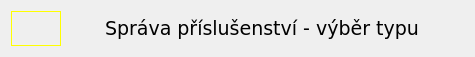
  <widget class="QWidget" name="layoutWidget_4">
   <property name="geometry">
    <rect>
     <x>280</x>
     <y>240</y>
     <width>475</width>
     <height>38</height>
    </rect>
   </property>
   <layout class="QHBoxLayout" name="horizontalLayout_8">
    <item>
     <widget class="QPushButton" name="PB_Attachment_back">
      <property name="sizePolicy">
       <sizepolicy hsizetype="Preferred" vsizetype="Preferred">
        <horstretch>0</horstretch>
        <verstretch>0</verstretch>
       </sizepolicy>
      </property>
      <property name="minimumSize">
       <size>
        <width>50</width>
        <height>0</height>
       </size>
      </property>
      <property name="maximumSize">
       <size>
        <width>50</width>
        <height>16777215</height>
       </size>
      </property>
      <property name="font">
       <font>
        <family>Verdana</family>
        <pointsize>21</pointsize>
       </font>
      </property>
      <property name="styleSheet">
       <string notr="true">QPushButton{border-radius: 20px;
image: url(:/icons/resourcefolder/icons8-close-50.png);
border: 1px solid yellow;
}
QPushButton:hover{  background: qlineargradient(spread:reflect, x1:0.1, y1:0.5, x2:1, y2:0, stop:0 rgba(160, 220, 255,255), stop:1 rgba(160, 220, 255, 255));
}</string>
      </property>
      <property name="text">
       <string/>
      </property>
     </widget>
    </item>
    <item>
     <spacer name="horizontalSpacer_11">
      <property name="orientation">
       <enum>Qt::Horizontal</enum>
      </property>
      <property name="sizeHint" stdset="0">
       <size>
        <width>40</width>
        <height>20</height>
       </size>
      </property>
     </spacer>
    </item>
    <item>
     <widget class="QLabel" name="label_19">
      <property name="font">
       <font>
        <family>Verdana</family>
        <pointsize>14</pointsize>
       </font>
      </property>
      <property name="text">
       <string>Správa příslušenství - výběr typu</string>
      </property>
     </widget>
    </item>
    <item>
     <widget class="QLabel" name="WEAPONID">
      <property name="maximumSize">
       <size>
        <width>0</width>
        <height>0</height>
       </size>
      </property>
      <property name="text">
       <string/>
      </property>
     </widget>
    </item>
    <item>
     <spacer name="horizontalSpacer_12">
      <property name="orientation">
       <enum>Qt::Horizontal</enum>
      </property>
      <property name="sizeHint" stdset="0">
       <size>
        <width>40</width>
        <height>20</height>
       </size>
      </property>
     </spacer>
    </item>
   </layout>
  </widget>
